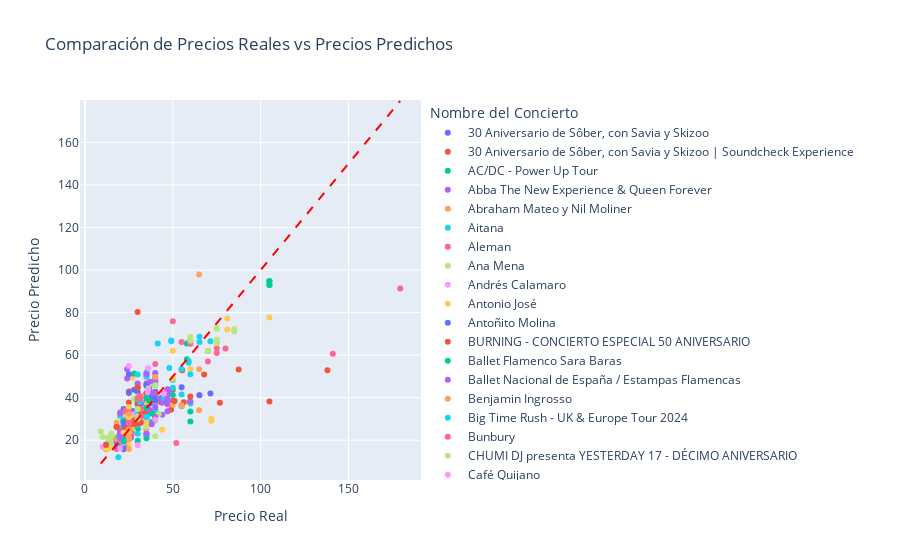

Notebook cell for this chart:
### Markdown cell above
MODELO BASE REDES NEURONALES - ESTANDARIZADO

### Code cell
# Medir el tiempo de ejecución de la validación cruzada
start_time = time.time()

# Ejecutar la validación cruzada
results = cross_validate(pipeline, X_train, y, cv=ps, scoring=scoring, return_train_score=True)

end_time = time.time()
execution_time = end_time - start_time
print("Tiempo de ejecución:", execution_time, "segundos")

resultados = crear_tabla_resultados(results)

# Cargar el modelo en MLFLOW
cargar_modelo_mlflow(pipeline, 'MIN_PRICE', 'BASE ESTANDARIZADO', resultados, execution_time)

# Mostrar las predicciones y los valores reales
plot_model_predictions(pipeline, X_train, y, data)
feature_importance(pipeline, X_train, y, 15)
resultados
